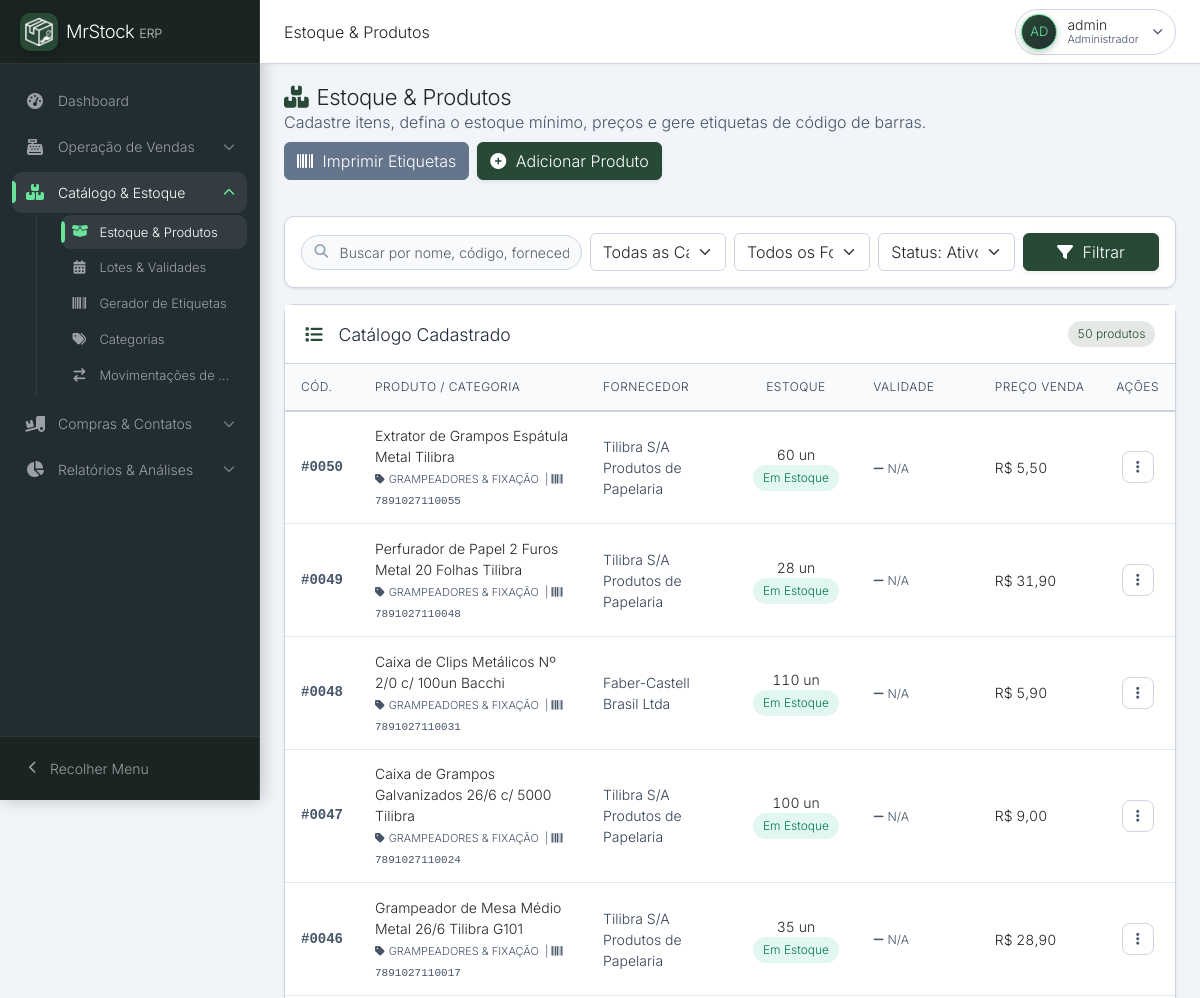
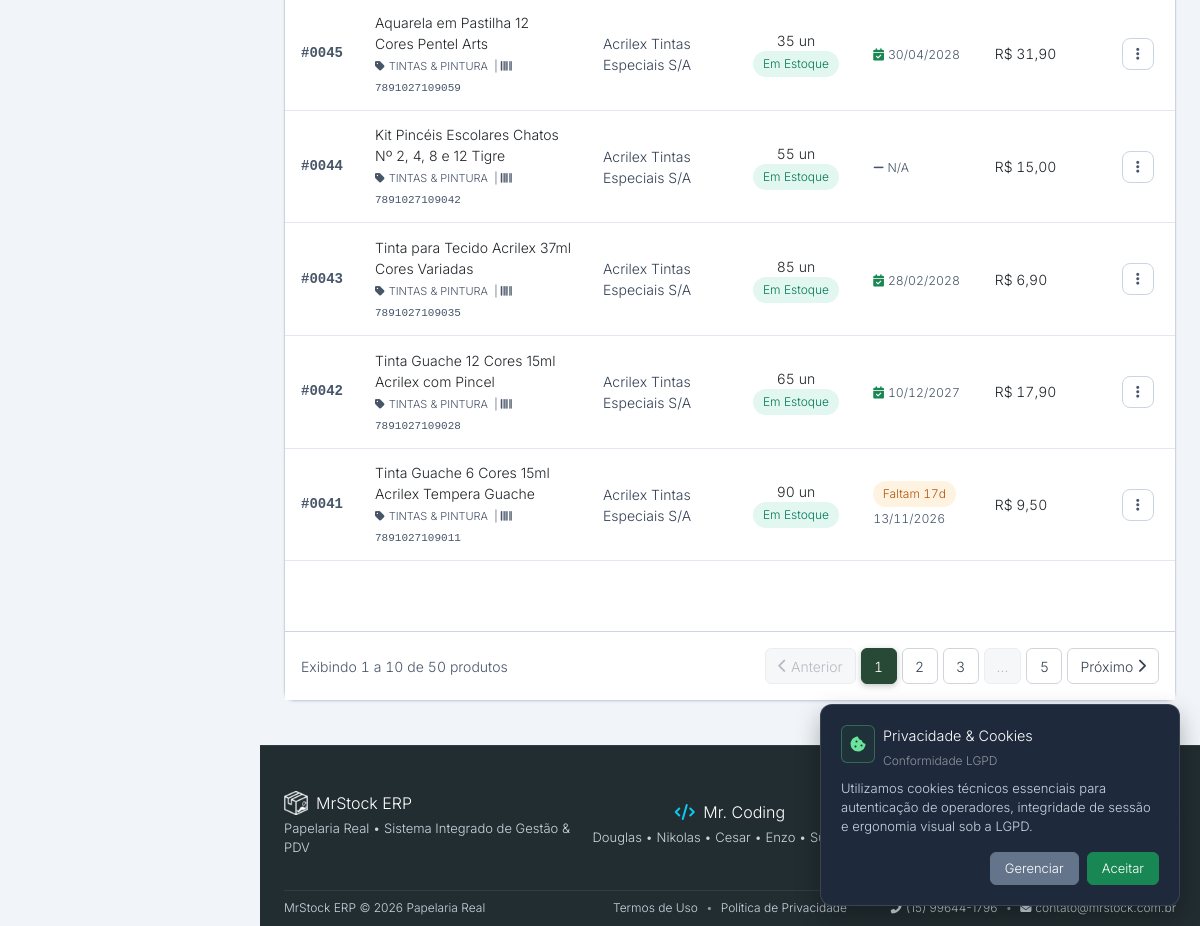
The app's page /produtos/index.php (signed in) with its own data (2 pictures, top to bottom).
### tables this page shows
CREATE TABLE `produtos` (
  `id` int(11) NOT NULL AUTO_INCREMENT,
  `nome` varchar(255) NOT NULL,
  `categoria` varchar(100) DEFAULT NULL,
  `quantidade` int(11) DEFAULT 0,
  `estoque_minimo` int(11) DEFAULT 5,
  `validade` date DEFAULT NULL,
  `preco_venda` decimal(10,2) NOT NULL,
  `preco_compra` decimal(10,2) NOT NULL DEFAULT 0.00,
  `fornecedor_id` int(11) DEFAULT NULL,
  `status` enum('ativo','inativo') DEFAULT 'ativo',
  `codigo_de_barra` varchar(50) DEFAULT NULL,
  `categoria_id` int(11) DEFAULT NULL,
  PRIMARY KEY (`id`),
  KEY `fornecedor_id` (`fornecedor_id`),
  KEY `fk_produtos_categoria` (`categoria_id`),
  CONSTRAINT `fk_produtos_categoria` FOREIGN KEY (`categoria_id`) REFERENCES `categorias` (`id`) ON DELETE SET NULL,
  CONSTRAINT `produtos_ibfk_1` FOREIGN KEY (`fornecedor_id`) REFERENCES `fornecedores` (`id`) ON DELETE SET NULL
);

CREATE TABLE `categorias` (
  `id` int(11) NOT NULL AUTO_INCREMENT,
  `nome` varchar(100) NOT NULL,
  `descricao` text DEFAULT NULL,
  PRIMARY KEY (`id`)
);

CREATE TABLE `fornecedores` (
  `id` int(11) NOT NULL AUTO_INCREMENT,
  `nome` varchar(255) NOT NULL,
  `cnpj` varchar(20) DEFAULT NULL,
  `telefone` varchar(20) DEFAULT NULL,
  `email` varchar(255) DEFAULT NULL,
  `status` enum('ativo','inativo') DEFAULT 'ativo',
  `contato` varchar(100) DEFAULT NULL,
  `endereco` varchar(255) DEFAULT NULL,
  `numero` varchar(50) DEFAULT NULL,
  `bairro` varchar(100) DEFAULT NULL,
  `cidade` varchar(100) DEFAULT NULL,
  `estado` char(2) DEFAULT NULL,
  `cep` varchar(10) DEFAULT NULL,
  PRIMARY KEY (`id`)
);

### produtos/index.php (the view, shortened to what this page needs)
<?php
require_once __DIR__ . '/../inc/database.php';
$statusFiltro     = trim($_GET['status'] ?? '');
$buscaFiltro      = trim($_GET['busca'] ?? '');
$limit = 10;
$page  = max(1, (int)($_GET['pagina'] ?? 1));
$where = ["1=1"];
$params = [];
if ($statusFiltro === 'em_estoque' || $statusFiltro === 'ativo') {
    $where[] = "p.status = 'ativo' AND p.quantidade > 0";
} elseif ($statusFiltro === 'baixo_estoque') {
    $where[] = "p.status = 'ativo' AND p.quantidade <= p.estoque_minimo AND p.quantidade > 0";
} elseif ($statusFiltro === 'sem_estoque') {
    $where[] = "p.status = 'ativo' AND p.quantidade = 0";
} elseif ($statusFiltro === 'vencendo_30') {
    $where[] = "p.status = 'ativo' AND p.validade IS NOT NULL AND p.validade >= CURDATE() AND p.validade <= DATE_ADD(CURDATE(), INTERVAL 30 DAY)";
} elseif ($statusFiltro === 'vencido') {
    $where[] = "p.status = 'ativo' AND p.validade IS NOT NULL AND p.validade < CURDATE()";
} elseif ($statusFiltro === 'inativo') {
    $where[] = "p.status = 'inativo'";
} elseif ($statusFiltro === 'todos') {
} else {
    $where[] = "p.status = 'ativo'";
}
$whereSql = implode(' AND ', $where);
$stmtCount = $pdo->prepare("SELECT COUNT(*) FROM produtos p LEFT JOIN fornecedores f ON p.fornecedor_id = f.id WHERE $whereSql");
$stmtCount->execute($params);
$totalRows  = (int)$stmtCount->fetchColumn();
$totalPages = $limit > 0 ? (int)ceil($totalRows / $limit) : 1;
$offset = ($page - 1) * $limit;
$stmt = $pdo->prepare("
    SELECT p.*, f.nome as fornecedor_nome, c.nome as categoria_nome_rel
    FROM produtos p
    LEFT JOIN fornecedores f ON p.fornecedor_id = f.id
    LEFT JOIN categorias c ON p.categoria_id = c.id
    WHERE $whereSql
    ORDER BY p.id DESC
    LIMIT :limit OFFSET :offset
");
$stmt->bindValue(':limit', $limit, PDO::PARAM_INT);
$stmt->bindValue(':offset', $offset, PDO::PARAM_INT);
$stmt->execute();
$produtos = $stmt->fetchAll();
$queryParamsBase = $_GET;
unset($queryParamsBase['pagina']);
require_once __DIR__ . '/../inc/header.php';
?>
<div class="content-header d-flex justify-content-between align-items-center mb-3 flex-wrap gap-2">
    <div>
        <h2 class="fw-bold text-dark m-0"><i class="fas fa-boxes-stacked text-primary me-2"></i>Estoque & Produtos</h2>
        <p class="text-muted m-0">Cadastre itens, defina o estoque mínimo, preços e gere etiquetas de código de barras.</p>
    </div>
    <div class="d-flex gap-2 flex-wrap">
        <a href="<?= BASE_URL ?>/produtos/etiquetas.php" class="btn btn-secondary fw-semibold">
            <i class="fas fa-barcode me-1"></i> Imprimir Etiquetas
        </a>
        <button class="btn btn-primary fw-bold shadow-sm" data-bs-toggle="modal" data-bs-target="#modalProduto" onclick="clearForm()">
            <i class="fas fa-plus-circle me-1"></i> Adicionar Produto
        </button>
    </div>
</div>
<div class="content-body">
    <div class="so-card mb-3">
        <div class="so-card-body p-3">
            <form method="GET" action="<?= BASE_URL ?>/produtos/index.php" id="formFiltrosProdutos" class="row g-2 align-items-center">
                <div class="col-12 col-lg-4">
                    <div class="so-search-box w-100" style="max-width:100%;">
                        <input type="text"
                               name="busca"
                               id="liveSearchProdutos"
                               class="form-control shadow-none"
                               placeholder="Buscar por nome, código, fornecedor, SKU..."
                               value="<?= htmlspecialchars($buscaFiltro) ?>"
                               onkeyup="filtrarAoVivo(this)"
                               aria-label="Buscar produtos por nome, código de barras, SKU ou fornecedor">
                    </div>
                </div>
                <div class="col-12 col-sm-6 col-lg-2">
                    <select name="categoria_id" id="filtro_categoria_id" class="form-select shadow-none" onchange="this.form.submit()" aria-label="Filtrar por Categoria">
                        <option value="">Todas as Categorias</option>
                    </select>
                </div>
                <div class="col-12 col-sm-6 col-lg-2">
                    <select name="fornecedor_id" id="filtro_fornecedor_id" class="form-select shadow-none" onchange="this.form.submit()" aria-label="Filtrar por Fornecedor">
                        <option value="">Todos os Fornecedores</option>
                    </select>
                </div>
                <div class="col-12 col-sm-6 col-lg-2">
                    <select name="status" id="filtro_status" class="form-select shadow-none" onchange="this.form.submit()" aria-label="Filtrar por Status do Estoque e Validade">
                        <option value="" <?= ($statusFiltro === '') ? 'selected' : '' ?>>Status: Ativos</option>
                    </select>
                </div>
                <div class="col-12 col-sm-6 col-lg-2 d-flex gap-2 justify-content-lg-end">
                    <button type="submit" class="btn btn-primary fw-bold w-100 shadow-sm" title="Filtrar">
                        <i class="fas fa-filter me-1"></i> Filtrar
                    </button>
                </div>
            </form>
        </div>
    </div>
    <div class="so-card">
        <div class="so-card-header d-flex justify-content-between align-items-center">
            <h5 class="so-card-title mb-0"><i class="fas fa-list text-primary me-2"></i>Catálogo Cadastrado</h5>
            <span class="so-badge so-badge-primary tabular-nums"><?= $totalRows === 1 ? '1 produto' : number_format($totalRows, 0, ',', '.') . ' produtos' ?></span>
        </div>
        <div class="so-card-body p-0">
            <div class="table-responsive">
                <table class="table table-hover mb-0 so-table align-middle" id="tabelaProdutos">
                    <thead>
                        <tr>
                            <th width="8%">Cód.</th>
                            <th width="28%">Produto / Categoria</th>
                            <th width="18%">Fornecedor</th>
                            <th width="14%" class="text-center">Estoque</th>
                            <th width="14%">Validade</th>
                            <th width="12%">Preço Venda</th>
                            <th width="6%" class="text-center">Ações</th>
                        </tr>
                    </thead>
                    <tbody>
                        <?php if (count($produtos) > 0): ?>
                            <?php foreach ($produtos as $index => $p):
                                if ($p['status'] === 'inativo') {
                                    $badgeEstoque = '<span class="so-badge so-badge-danger">Inativo</span>';
                                } elseif ((int)$p['quantidade'] <= 0) {
                                    $badgeEstoque = '<span class="so-badge so-badge-danger">Sem Estoque</span>';
                                } elseif ((int)$p['quantidade'] <= (int)$p['estoque_minimo']) {
                                    $badgeEstoque = '<span class="so-badge so-badge-warning">Estoque Baixo</span>';
                                } else {
                                    $badgeEstoque = '<span class="so-badge so-badge-success">Em Estoque</span>';
                                }
                                $validadeHtml = '<span class="text-muted small"><i class="fas fa-minus"></i> N/A</span>';
                                if (!empty($p['validade'])) {
                                    $dv   = new DateTime($p['validade']);
                                    $hoje = new DateTime(date('Y-m-d'));
                                    $dias = (int)$hoje->diff($dv)->format('%r%a');
                                    if ($dias < 0) {
                                        $validadeHtml = '<span class="so-badge so-badge-danger"><i class="fas fa-times-circle me-1"></i> Vencido</span><br><small class="text-muted tabular-nums">'.date('d/m/Y',strtotime($p['validade'])).'</small>';
                                    } elseif ($dias <= 15) {
                                        $validadeHtml = '<span class="so-badge so-badge-danger tabular-nums">Faltam '.$dias.'d</span><br><small class="text-muted tabular-nums">'.date('d/m/Y',strtotime($p['validade'])).'</small>';
                                    } elseif ($dias <= 30) {
                                        $validadeHtml = '<span class="so-badge so-badge-warning tabular-nums">Faltam '.$dias.'d</span><br><small class="text-muted tabular-nums">'.date('d/m/Y',strtotime($p['validade'])).'</small>';
                                    } else {
                                        $validadeHtml = '<span class="text-secondary fw-semibold small tabular-nums"><i class="fas fa-calendar-check text-success me-1"></i>'.date('d/m/Y',strtotime($p['validade'])).'</span>';
                                    }
                                }
                                $catNomeExib = !empty($p['categoria_nome_rel']) ? $p['categoria_nome_rel'] : ($p['categoria'] ?: 'Geral');
                            ?>
                            <tr class="linha-produto">
                                <td class="fw-bold text-muted font-monospace tabular-nums">#<?= str_pad((string)$p['id'], 4, '0', STR_PAD_LEFT) ?></td>
                                <td>
                                    <strong class="text-dark d-block"><?= htmlspecialchars($p['nome']) ?></strong>
                                    <small class="text-muted text-uppercase" style="font-size:11px;">
                                        <i class="fas fa-tag me-1 text-secondary"></i><?= htmlspecialchars($catNomeExib) ?>
                                        <?php if (!empty($p['codigo_de_barra'])): ?>
                                            &nbsp;|&nbsp;<i class="fas fa-barcode text-muted"></i> <span class="tabular-nums font-monospace"><?= htmlspecialchars($p['codigo_de_barra']) ?></span>
                                        <?php endif; ?>
                                    </small>
                                </td>
                                <td>
                                    <?= htmlspecialchars($p['fornecedor_nome'] ?? 'Sem Vínculo') ?>
                                </td>
                                <td class="text-center">
                                    <span class="fw-bold text-dark d-block tabular-nums"><?= (int)$p['quantidade'] ?> un</span>
                                    <?= $badgeEstoque ?>
                                </td>
                                <td><?= $validadeHtml ?></td>
                                <td class="fw-bold text-dark tabular-nums">
                                    R$ <?= number_format((float)$p['preco_venda'], 2, ',', '.') ?>
                                </td>
                                <td class="text-center">
                                    <?php $isDropup = ($index >= count($produtos) - 2) ? 'dropup' : ''; ?>
                                    <div class="dropdown <?= $isDropup ?>">
                                        <button class="so-actions-btn" type="button" data-bs-toggle="dropdown" data-bs-boundary="viewport" aria-expanded="false" aria-label="Ações para <?= htmlspecialchars($p['nome']) ?>" title="Ações">
                                            <i class="fas fa-ellipsis-vertical"></i>
                                        </button>
                                    </div>
                                </td>
                            </tr>
                            <?php endforeach; ?>
                        <?php endif; ?>
                    </tbody>
                </table>
            </div>
        </div>
        <?php
        $firstItem = $totalRows > 0 ? ($offset + 1) : 0;
        $lastItem  = min($offset + $limit, $totalRows);
        ?>
        <div class="card-footer bg-white border-top p-3">
            <div class="d-flex flex-column flex-md-row justify-content-between align-items-center gap-3">
                <span class="text-muted small">
                    Exibindo <strong class="tabular-nums"><?= $firstItem ?></strong> a <strong class="tabular-nums"><?= $lastItem ?></strong> de <strong class="tabular-nums"><?= number_format($totalRows, 0, ',', '.') ?></strong> <?= $totalRows === 1 ? 'produto' : 'produtos' ?>
                </span>
                <?php if ($totalPages > 1): ?>
                <nav aria-label="Navegação da listagem de produtos">
                    <ul class="pagination pagination-sm mb-0">
                        <li class="page-item <?= ($page <= 1) ? 'disabled' : '' ?>">
                            <a class="page-link tabular-nums" href="index.php?<?= http_build_query(array_merge($queryParamsBase, ['pagina' => $page - 1])) ?>" aria-label="Anterior">
                                <i class="fas fa-chevron-left me-1"></i> Anterior
                            </a>
                        </li>
                        <?php
                        $range = 2;
                        $startPage = max(1, $page - $range);
                        $endPage = min($totalPages, $page + $range);
                        for ($i = $startPage; $i <= $endPage; $i++):
                        ?>
                            <li class="page-item <?= ($page == $i) ? 'active' : '' ?>">
                                <a class="page-link tabular-nums" href="index.php?<?= http_build_query(array_merge($queryParamsBase, ['pagina' => $i])) ?>"><?= $i ?></a>
                            </li>
                        <?php endfor; ?>
                        <?php
                        if ($endPage < $totalPages) {
                            if ($endPage < $totalPages - 1) {
                                echo '<li class="page-item disabled"><span class="page-link">...</span></li>';
                            }
                            echo '<li class="page-item"><a class="page-link tabular-nums" href="index.php?' . http_build_query(array_merge($queryParamsBase, ['pagina' => $totalPages])) . '">' . $totalPages . '</a></li>';
                        }
                        ?>
                        <li class="page-item <?= ($page >= $totalPages) ? 'disabled' : '' ?>">
                            <a class="page-link tabular-nums" href="index.php?<?= http_build_query(array_merge($queryParamsBase, ['pagina' => $page + 1])) ?>" aria-label="Próximo">
                                Próximo <i class="fas fa-chevron-right ms-1"></i>
                            </a>
                        </li>
                    </ul>
                </nav>
                <?php endif; ?>
            </div>
        </div>
    </div>
</div>
<?php require_once __DIR__ . '/../inc/footer.php'; ?>

### records on screen
produtos: id "0050", nome "Extrator de Grampos Espátula Metal Tilibra", categoria.nome "GRAMPEADORES & FIXAÇÃO", codigo_de_barra "7891027110055", fornecedor.nome "Tilibra S/A Produtos de Papelaria", quantidade "60", status "Em Estoque", preco_venda "5,50"
produtos: id "0049", nome "Perfurador de Papel 2 Furos Metal 20 Folhas Tilibra", categoria.nome "GRAMPEADORES & FIXAÇÃO", codigo_de_barra "7891027110048", fornecedor.nome "Tilibra S/A Produtos de Papelaria", quantidade "28", status "Em Estoque", preco_venda "31,90"
produtos: id "0048", nome "Caixa de Clips Metálicos Nº 2/0 c/ 100un Bacchi", categoria.nome "GRAMPEADORES & FIXAÇÃO", codigo_de_barra "7891027110031", fornecedor.nome "Faber-Castell Brasil Ltda", quantidade "110", status "Em Estoque", preco_venda "5,90"
produtos: id "0047", nome "Caixa de Grampos Galvanizados 26/6 c/ 5000 Tilibra", categoria.nome "GRAMPEADORES & FIXAÇÃO", codigo_de_barra "7891027110024", fornecedor.nome "Tilibra S/A Produtos de Papelaria", quantidade "100", status "Em Estoque", preco_venda "9,00"
produtos: id "0046", nome "Grampeador de Mesa Médio Metal 26/6 Tilibra G101", categoria.nome "GRAMPEADORES & FIXAÇÃO", codigo_de_barra "7891027110017", fornecedor.nome "Tilibra S/A Produtos de Papelaria", quantidade "35", status "Em Estoque", preco_venda "28,90"
produtos: id "0045", nome "Aquarela em Pastilha 12 Cores Pentel Arts", categoria.nome "TINTAS & PINTURA", codigo_de_barra "7891027109059", fornecedor.nome "Acrilex Tintas Especiais S/A", quantidade "35", status "Em Estoque", validade "30/04/2028", preco_venda "31,90"
produtos: id "0044", nome "Kit Pincéis Escolares Chatos Nº 2, 4, 8 e 12 Tigre", categoria.nome "TINTAS & PINTURA", codigo_de_barra "7891027109042", fornecedor.nome "Acrilex Tintas Especiais S/A", quantidade "55", status "Em Estoque", preco_venda "15,00"
produtos: id "0043", nome "Tinta para Tecido Acrilex 37ml Cores Variadas", categoria.nome "TINTAS & PINTURA", codigo_de_barra "7891027109035", fornecedor.nome "Acrilex Tintas Especiais S/A", quantidade "85", status "Em Estoque", validade "28/02/2028", preco_venda "6,90"
produtos: id "0042", nome "Tinta Guache 12 Cores 15ml Acrilex com Pincel", categoria.nome "TINTAS & PINTURA", codigo_de_barra "7891027109028", fornecedor.nome "Acrilex Tintas Especiais S/A", quantidade "65", status "Em Estoque", validade "10/12/2027", preco_venda "17,90"
produtos: id "0041", nome "Tinta Guache 6 Cores 15ml Acrilex Tempera Guache", categoria.nome "TINTAS & PINTURA", codigo_de_barra "7891027109011", fornecedor.nome "Acrilex Tintas Especiais S/A", quantidade "90", status "Em Estoque", validade "13/11/2026", preco_venda "9,50"

### other values on screen
$group['title'] "Dashboard"
$group['title'] "Operação de Vendas"
$group['title'] "Catálogo & Estoque"
$item['label'] "Estoque & Produtos"
$item['label'] "Lotes & Validades"
$item['label'] "Gerador de Etiquetas"
$item['label'] "Categorias"
$item['label'] "Movimentações de…"
$group['title'] "Compras & Contatos"
$group['title'] "Relatórios & Análises"
$_pageTitleClean "Estoque & Produtos"
$_uInitials "AD"
$_uName "admin"
$_uLabel "Administrador"
$totalRows "50"
